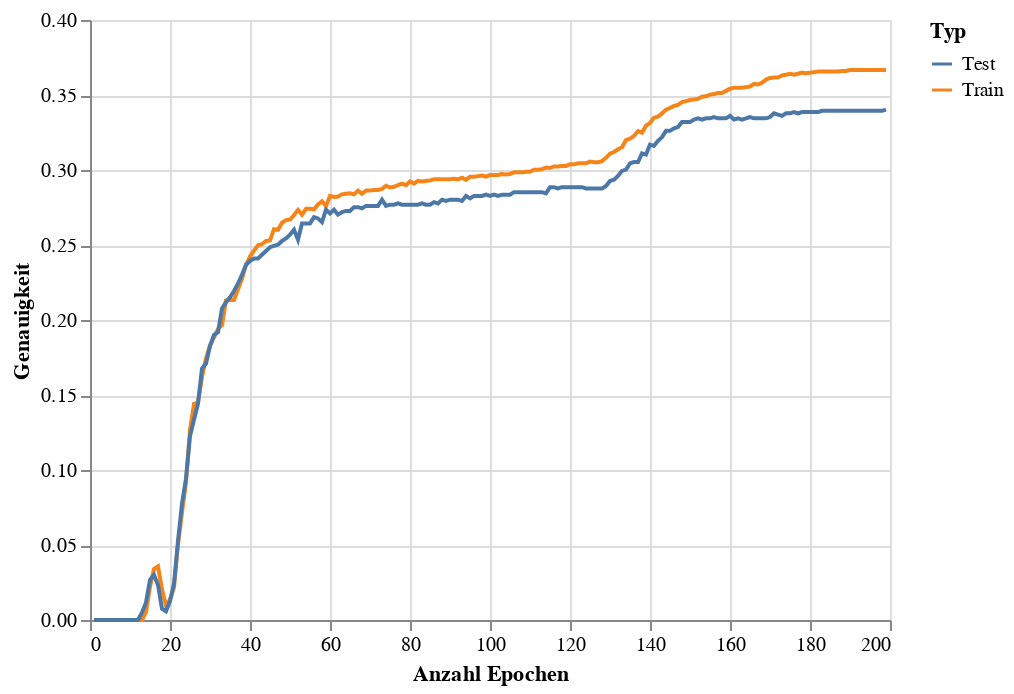

Notebook code cell kept with this figure:
### Code cell
train_eval_accuracy_chart = alt.Chart(accuracy_df).mark_line().encode(
    x = alt.X('Epoch',title='Anzahl Epochen'),
    y = alt.Y('Accuracy',title='Genauigkeit'),
    color = alt.Color('Type',title='Typ')
)
train_eval_accuracy_chart

### Figure 1 — Vega-Lite specification as saved in the notebook (floating-point values rounded to 4 significant figures; data arrays with more than 128 entries replaced by an {"elided": "..."} marker saying what was removed)
{"config": {"view": {"continuousWidth": 400, "continuousHeight": 300}}, "data": {"name": "data-89186668899460065c269bedd8c399c8"}, "mark": "line", "encoding": {"color": {"field": "Type", "title": "Typ", "type": "nominal"}, "x": {"field": "Epoch", "title": "Anzahl Epochen", "type": "quantitative"}, "y": {"field": "Accuracy", "title": "Genauigkeit", "type": "quantitative"}}, "$schema": "https://vega.github.io/schema/vega-lite/v4.17.0.json", "datasets": {"data-89186668899460065c269bedd8c399c8": {"elided": "398 records"}}}
